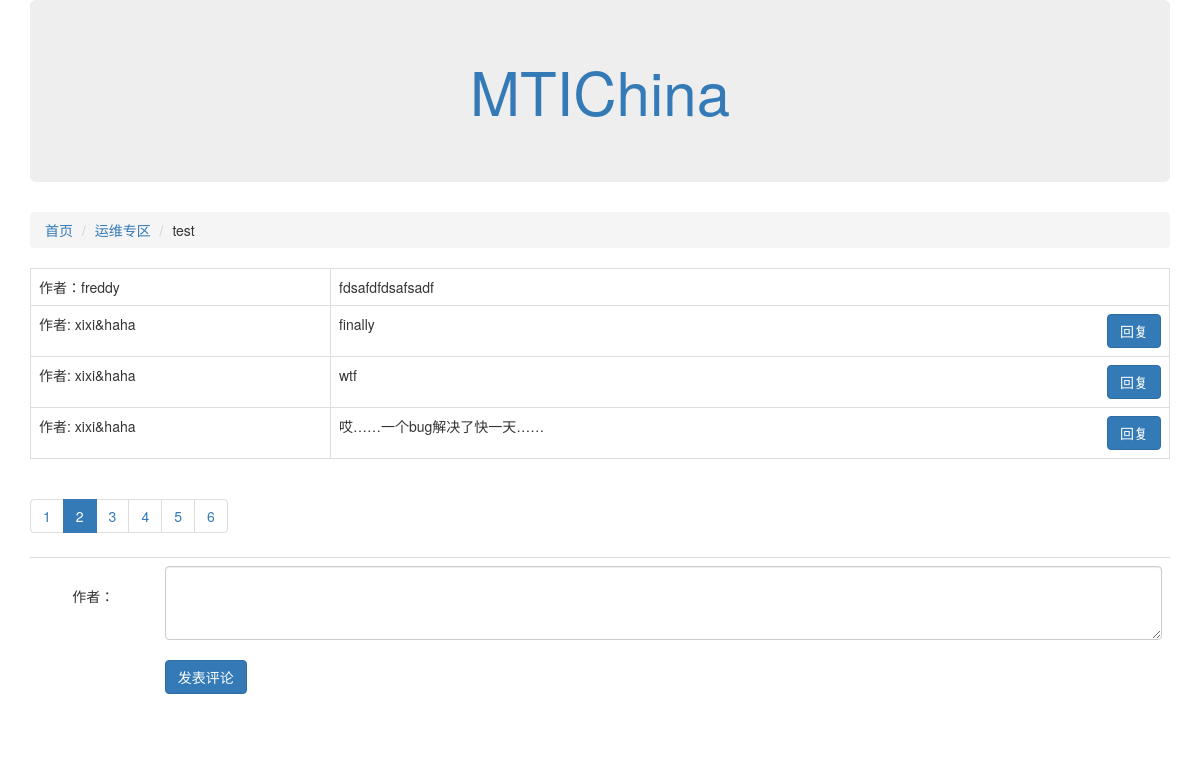
Screenshot of /article/detail/25?page_no=2 with the database file from the repository.
### article/models.py (models this page shows, shortened)
class Article(models.Model):
    owner = models.ForeignKey(User,verbose_name="作者")
    block = models.ForeignKey(Block,verbose_name="文章ID")
    title = models.CharField("文章标题", max_length=100)
    content = models.CharField("文章内容", max_length=10000)
    status = models.IntegerField("状态",
                                 choices=((0,"正常"),(-1,"删除"))
                                 )
    author = models.CharField("Sevens", max_length=100)
    create_timestamp = models.DateTimeField("文章创建时间", auto_now_add=True)
    last_update_timestamp = models.DateTimeField("文章更新时刻", auto_now=True)
    class Meta:
        verbose_name = "文章"
        verbose_name_plural = "文章（列表）"

### block/models.py (models this page shows)
class Block(models.Model):
    name = models.CharField("版块名称",max_length=100)
    descp = models.CharField("版块描述",max_length=100)
    admin = models.CharField("版块管理员名称",max_length=100)
    status = models.IntegerField("状态",choices=((0,"正常"),(-1,"删除")))
    def __str__(self):
        return self.name
    class Meta:
        verbose_name = "版块"
        verbose_name_plural = "版块（列表）"

### comment/models.py (models this page shows, shortened)
class Comment(models.Model):
    owner = models.ForeignKey(User, verbose_name="评论作者")
    article = models.ForeignKey(Article, verbose_name="所评论文章")
    content = models.CharField("评论内容",max_length=10000)
    status = models.IntegerField("状态",
                                 choices=((0, "正常"), (-1, "删除")), default=0)
    create_timestamp = models.DateTimeField("评论创建时间", auto_now_add=True)
    last_update_timestamp = models.DateTimeField("评论更新时刻", auto_now=True)
    to_comment = models.ForeignKey("self", null=True, blank=True, verbose_name="回复评论的功能")
    class Meta:
        verbose_name = "评论"
        verbose_name_plural = "评论"

### article/views.py (the view)
# urls.py: url(r'^detail/(?P<article_id>\d+)', article_detail),
def article_detail(request, article_id):
    article = Article.objects.get(id=article_id)
    all_comments = Comment.objects.filter(article=article)
    page_no = int(request.GET.get("page_no", "1"))
    comments, pagination_data = paginate_queryset(all_comments,page_no,cnt_per_page=3)
    return render(request, "article_detail.html", {"article_detail": article,
                                                   "pagination_data": pagination_data,
                                                   "comments":comments})

### article/templates/article_detail.html (shortened to what this page needs)
{% extends "base.html" %}
{% block content %}
<div class="col-xs-12 col-md-12">
    <ol class="breadcrumb">
        <li><a href="/">首页</a></li>
        <li><a href="/article/list/{{article_detail.block.id}}">{{article_detail.block}}</a></li>
        <li>{{article_detail.title}}</li>
    </ol>
</div>
<div class="col-xs-12 col-md-12">
    <table class="table table-bordered">
        <tbody>
        <tr>
            <td style="width:300px">作者：{{article_detail.owner}}</td>
            <td>{{article_detail.content}}</td>
        </tr>
        {% for comment in comments %}
        <tr>
            <td style="width: 300px;">
                作者: {{ comment.owner.username }}
            </td>
            <td>
                {{comment.content|linebreaksbr}}
                <a href="#replyRegion" data-id="{{comment.id}}" class="replyBtn btn btn-primary pull-right">回复</a>
                {% endfor %}
            </td>
        </tr>
        </tbody>
    </table>
</div>
{% include "pagination.html" %}
<div class="col-xs-12 col-md-12">
    <table id="replyRegion" class="table mainTable">
        <tr>
            <td class="author">
                <br/>
                <center>作者：{{ user.username }}</center>
            </td>
            <td class="content">
                <textarea class="form-control" id="commentContent" rows="3"></textarea>
                <br/>
                <button class="btn btn-primary" id="commentBtn">发表评论</button>
                <br/>
                <br/>
            </td>
        </tr>
    </table>
</div>
{% endblock %}

### article/templates/article_detail.html (style rules this page uses)
.mainTable td.author { width: 10%; }
.mainTable td.content { width: 80%; }

### rows the page displays
Article: block "运维专区", title "test", owner "freddy", content "fdsafdfdsafsadf"
Comment: owner.username "xixi&haha", content "finally"
Comment: owner.username "xixi&haha", content "wtf"
Comment: owner.username "xixi&haha", content "哎……一个bug解决了快一天……"

### other values shown
{{ current__page }} "1" "3" "4" "5" "6"
{{ current__page }} "2"
